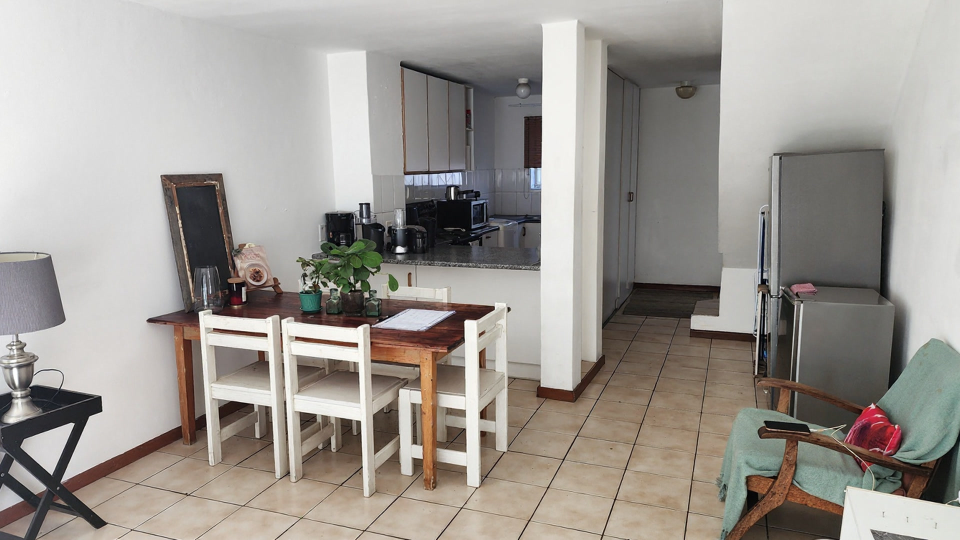
#> input picture scripts/_loft_src.jpg, 1920 x 1080 px, found by its file name (shown at 1/2 size)
$ python _rm_sweep_compare.py
#> lines starting #> are read from the running program, lines starting #| are printed output that depends on the picture
"""Strength sweep on the wide panorama: which strength actually empties the
room without wrecking architecture?

Kontext guidance is derived from strength (1.5 + strength*2, cap 3.5), so
0.55 -> gc 2.6, 0.7 -> 2.9, 0.85 -> 3.2, 1.0 -> 3.5.
lockDiff/edgeDrift measure drift vs source; for REMOVAL, higher is expected
(more changed) — the question is whether the change is the furniture leaving.
"""
import numpy as np
from PIL import Image

SRC = "scripts/_loft_src.jpg"
RUNS = [
    ("0.55 (current default)", "scripts/_rm_ab_kontext.jpg"),
    ("0.70", "scripts/_rm_s070.jpg"),
    ("0.85", "scripts/_rm_s085.jpg"),
    ("1.00", "scripts/_rm_s100.jpg"),
]

def load(p, size=None):
    im = Image.open(p).convert("RGB")
    if size and im.size != size:
        im = im.resize(size)
    return np.asarray(im, dtype=np.float32)

def grad(a):
    g = a.mean(axis=2)
    return np.abs(np.diff(g, axis=0))[:, :-1] + np.abs(np.diff(g, axis=1))[:-1, :]

src = load(SRC)
#> in load, im is the input picture: PIL image 1920x1080 RGB; mean R, G, B 157.8, 152.8, 147.1
size = (src.shape[1], src.shape[0])
#> size = (1920, 1080)
src_g = grad(src)
#> in grad, `g = a.mean(axis=2)`:
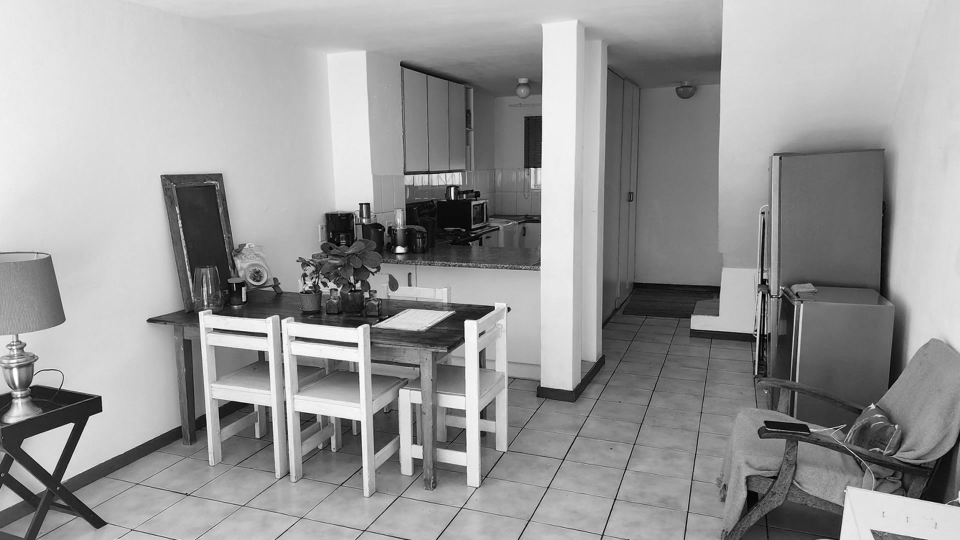
#> g: shape (1080, 1920) float32 (shown at 1/2 size); min 0, max 255, mean 152.6
#> in grad, `return np.abs(np.diff(g, axis=0))[:, :-1] + np.abs(np.diff(g, axis=1))..`:
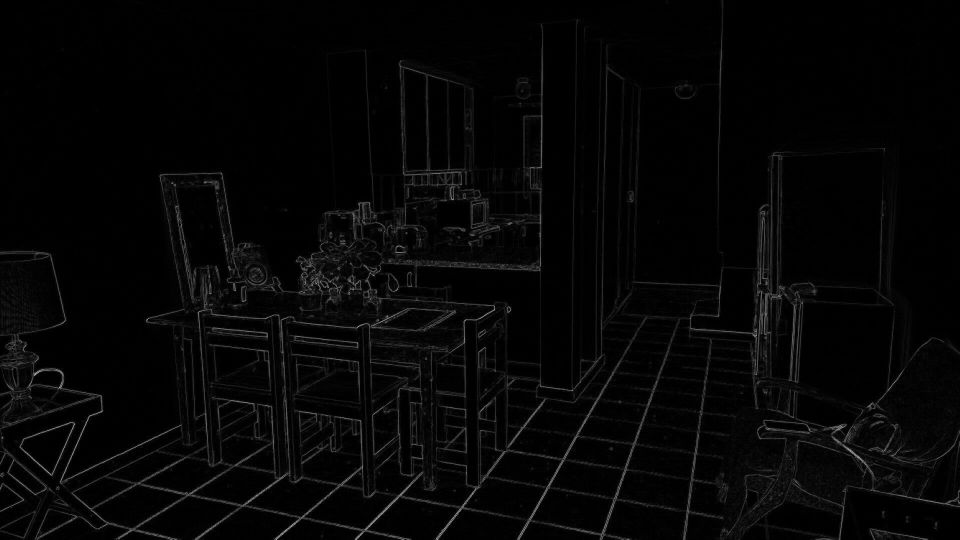
#> returned value: shape (1079, 1919) float32 (shown at 1/2 size); min 0, max 263.7, mean 6.4; drawn with min black and max white
rows = []
for label, path in RUNS:
    out = load(path, size)
#> call 2 of load, with p = 'scripts/_rm_ab_kontext.jpg', size = (1920, 1080)
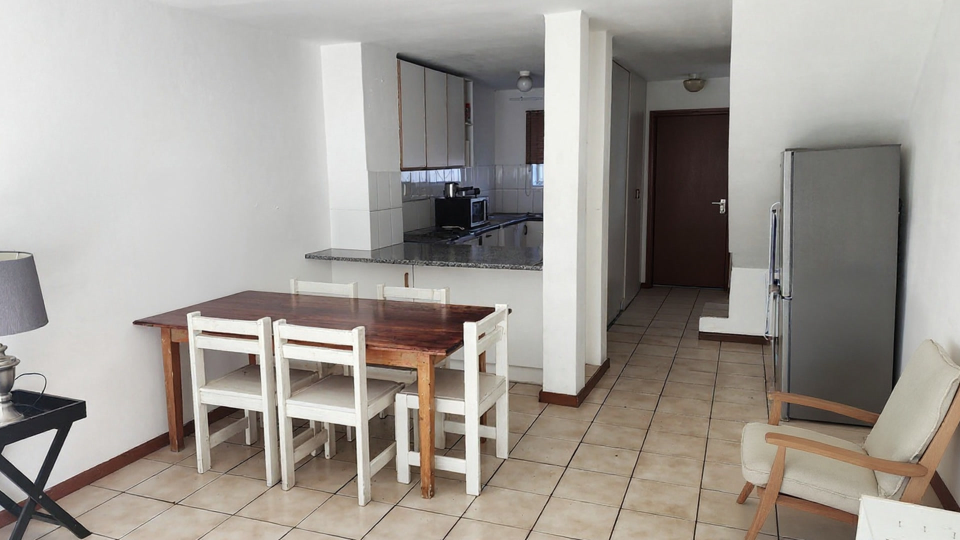
#> input picture scripts/_rm_ab_kontext.jpg, 1920 x 1080 px, found by its file name (shown at 1/2 size)
#> in load, im is the input picture: PIL image 1920x1080 RGB; mean R, G, B 160.2, 154.7, 148.6
    lock = float(np.abs(out - src).mean())
#> lock = 26.52
    edge = float(np.abs(grad(out) - src_g).mean())
#> in grad (call 2), `g = a.mean(axis=2)`:
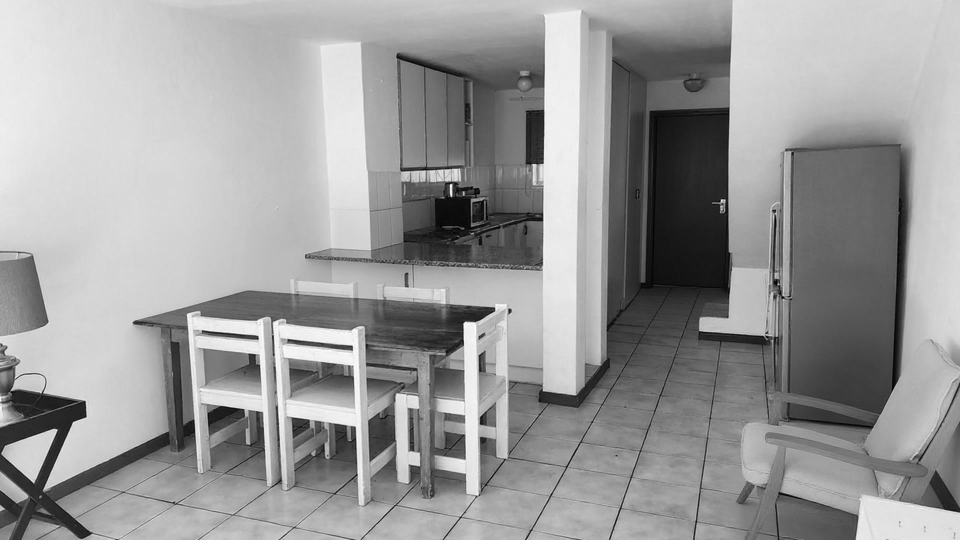
#> g: shape (1080, 1920) float32 (shown at 1/2 size); min 0, max 255, mean 154.5
#> in grad (call 2), `return np.abs(np.diff(g, axis=0))[:, :-1] + np.abs(np.diff(g, axis=1))..`:
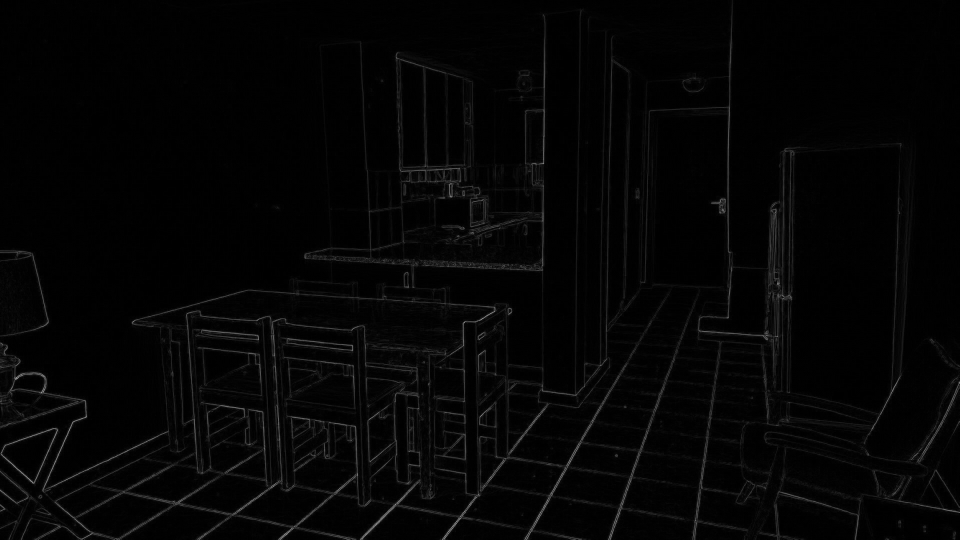
#> returned value: shape (1079, 1919) float32 (shown at 1/2 size); min 0, max 206, mean 4.8
#> edge = 7.18
    rows.append((label, path, lock, edge))
    print(f"strength {label:24s} lockDiff={lock:6.2f}/255  edgeDrift={edge:6.2f}")
#| strength 0.55 (current default)   lockDiff= 26.52/255  edgeDrift=  7.18
#> pass 2 of the loop `for label, path in RUNS:`:
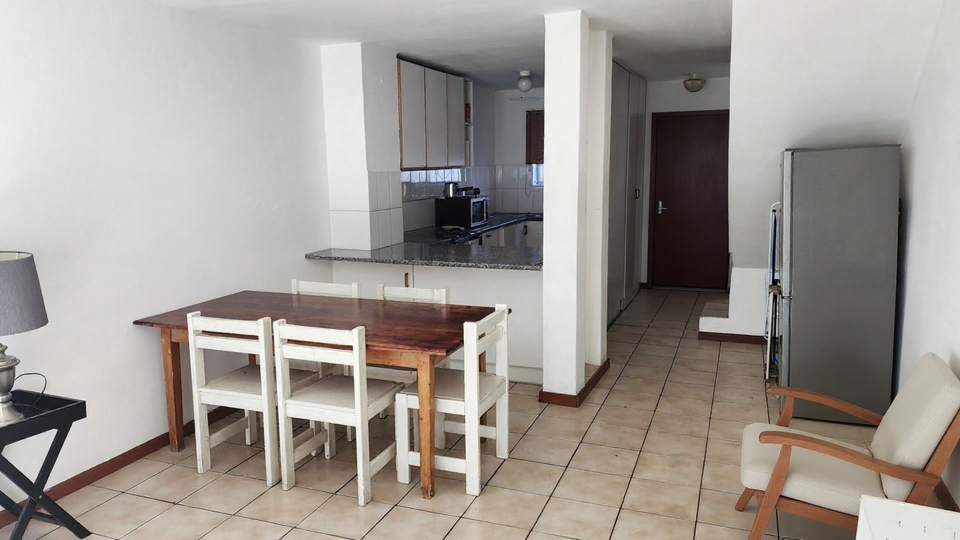
#> input picture scripts/_rm_s070.jpg, 1920 x 1080 px, found by its file name (shown at 1/2 size)
#> in load, im is the input picture: PIL image 1920x1080 RGB; mean R, G, B 159.8, 154.1, 148.1
#> lock = 26.39
#> in grad (call 3), `g = a.mean(axis=2)`:
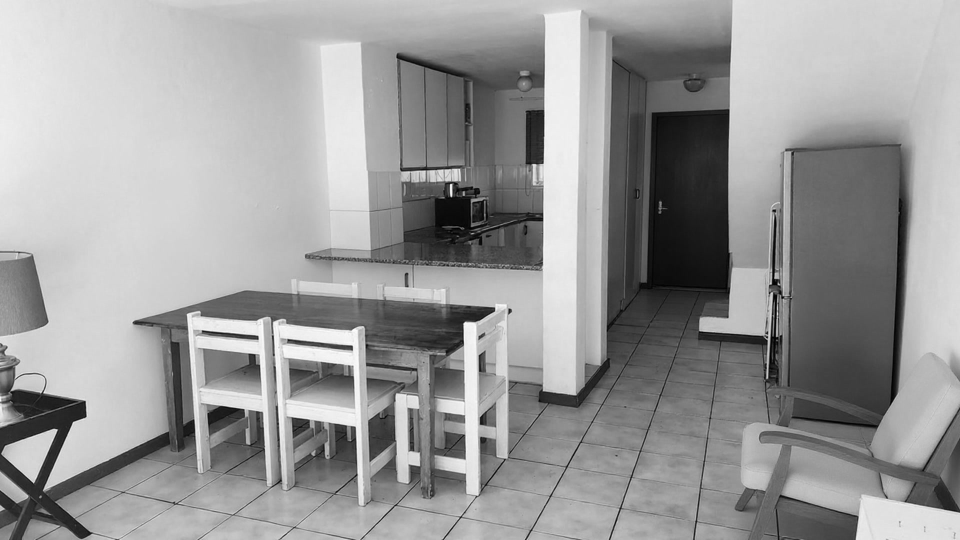
#> g: shape (1080, 1920) float32 (shown at 1/2 size); min 0, max 254.7, mean 154
#> in grad (call 3), `return np.abs(np.diff(g, axis=0))[:, :-1] + np.abs(np.diff(g, axis=1))..`:
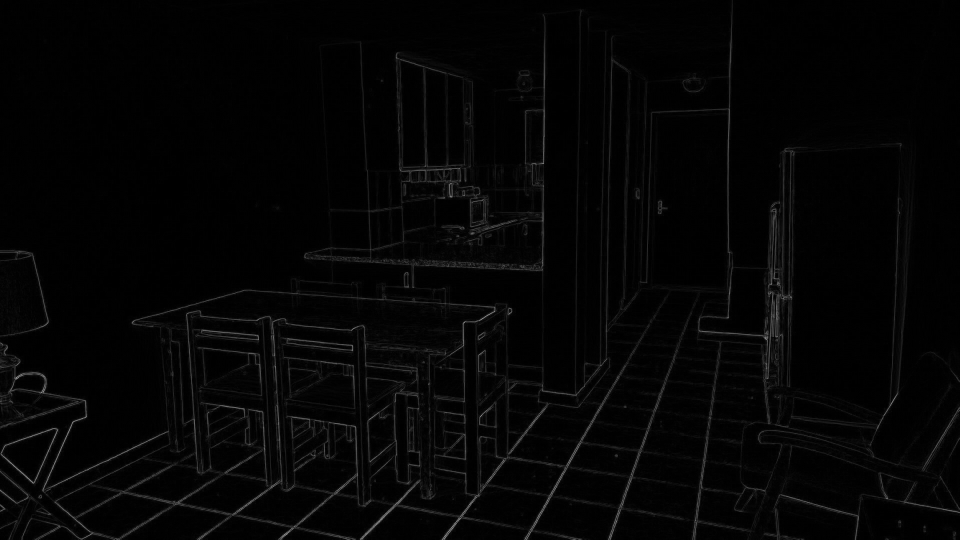
#> returned value: shape (1079, 1919) float32 (shown at 1/2 size); min 0, max 208, mean 4.7
#> edge = 7.14
#| strength 0.70                     lockDiff= 26.39/255  edgeDrift=  7.14
#> pass 3 of the loop `for label, path in RUNS:`:
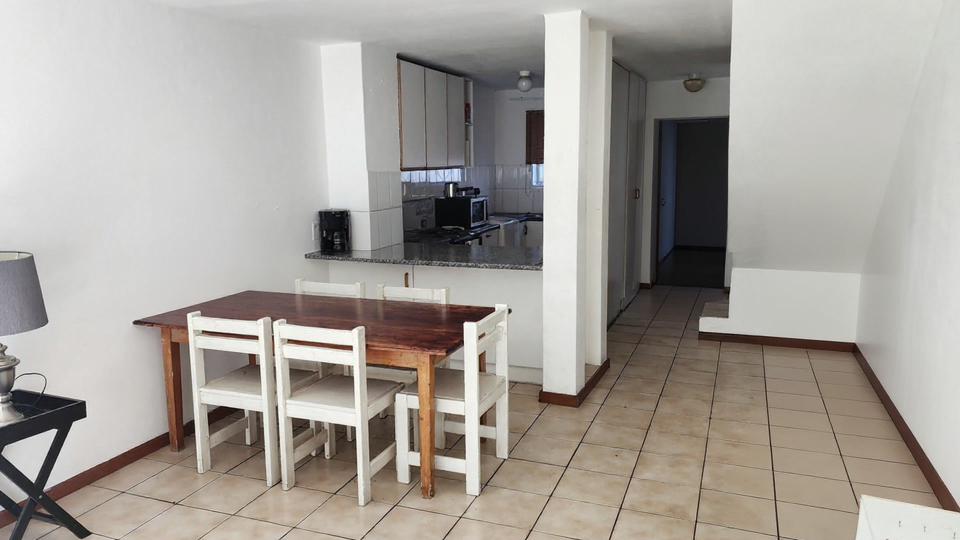
#> input picture scripts/_rm_s085.jpg, 1920 x 1080 px, found by its file name (shown at 1/2 size)
#> in load, im is the input picture: PIL image 1920x1080 RGB; mean R, G, B 165.7, 160.5, 154.2
#> lock = 29.86
#> in grad (call 4), `g = a.mean(axis=2)`:
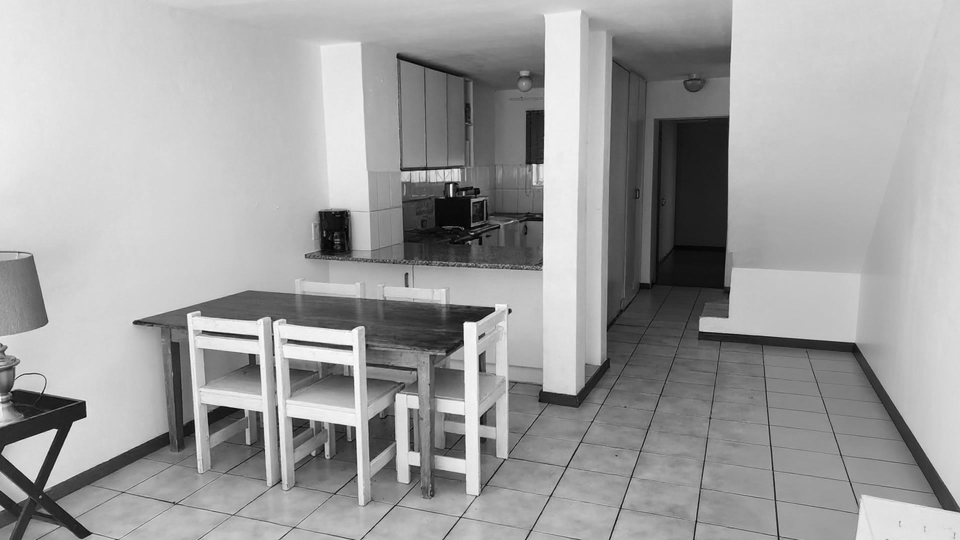
#> g: shape (1080, 1920) float32 (shown at 1/2 size); min 0, max 255, mean 160.1
#> in grad (call 4), `return np.abs(np.diff(g, axis=0))[:, :-1] + np.abs(np.diff(g, axis=1))..`:
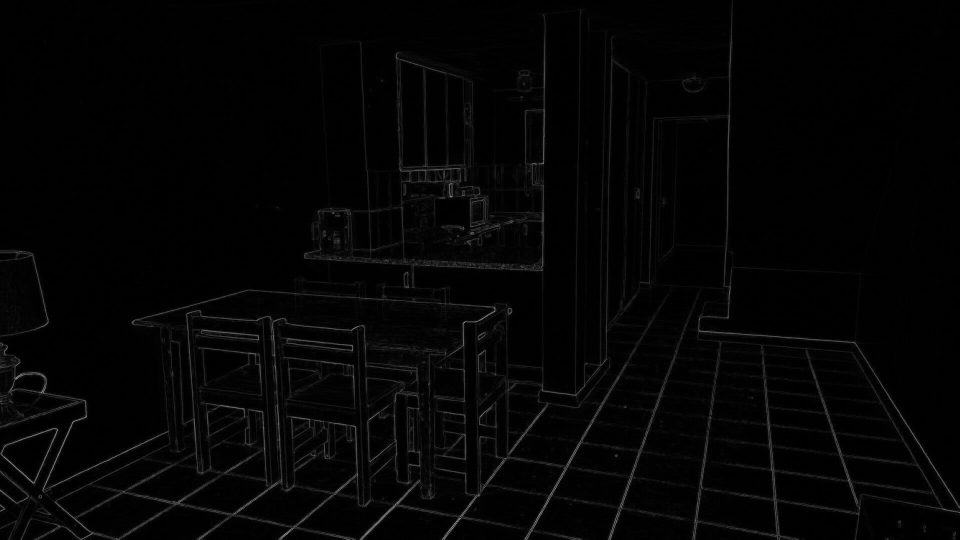
#> returned value: shape (1079, 1919) float32 (shown at 1/2 size); min 0, max 202.3, mean 4.4
#> edge = 7.15
#| strength 0.85                     lockDiff= 29.86/255  edgeDrift=  7.15
#> the loop made 4 passes; the first 3 are shown

figs = "\n".join(
    f'<figure><img src="{p.split("/")[-1]}"><figcaption>strength {lb} — lockDiff {lk:.2f}, edgeDrift {ed:.2f}</figcaption></figure>'
    for lb, p, lk, ed in rows)
html = f"""<!DOCTYPE html><html><head><meta charset="utf-8"><title>Removal strength sweep</title>
<style>body{{background:#111;color:#eee;font-family:sans-serif;margin:0;padding:16px}}
.grid{{display:grid;grid-template-columns:1fr 1fr;gap:12px}}
figure{{margin:0}}img{{width:100%;border-radius:8px;border:1px solid #444}}
figcaption{{font-size:12px;padding:4px 0;color:#aaa}}</style></head><body>
<div class="grid">
<figure><img src="_loft_src.jpg"><figcaption>SOURCE — wide loft panorama</figcaption></figure>
{figs}
</div></body></html>
"""
with open("scripts/_rm_sweep_compare.html", "w", encoding="utf-8") as f:
    f.write(html)
print("wrote scripts/_rm_sweep_compare.html")
